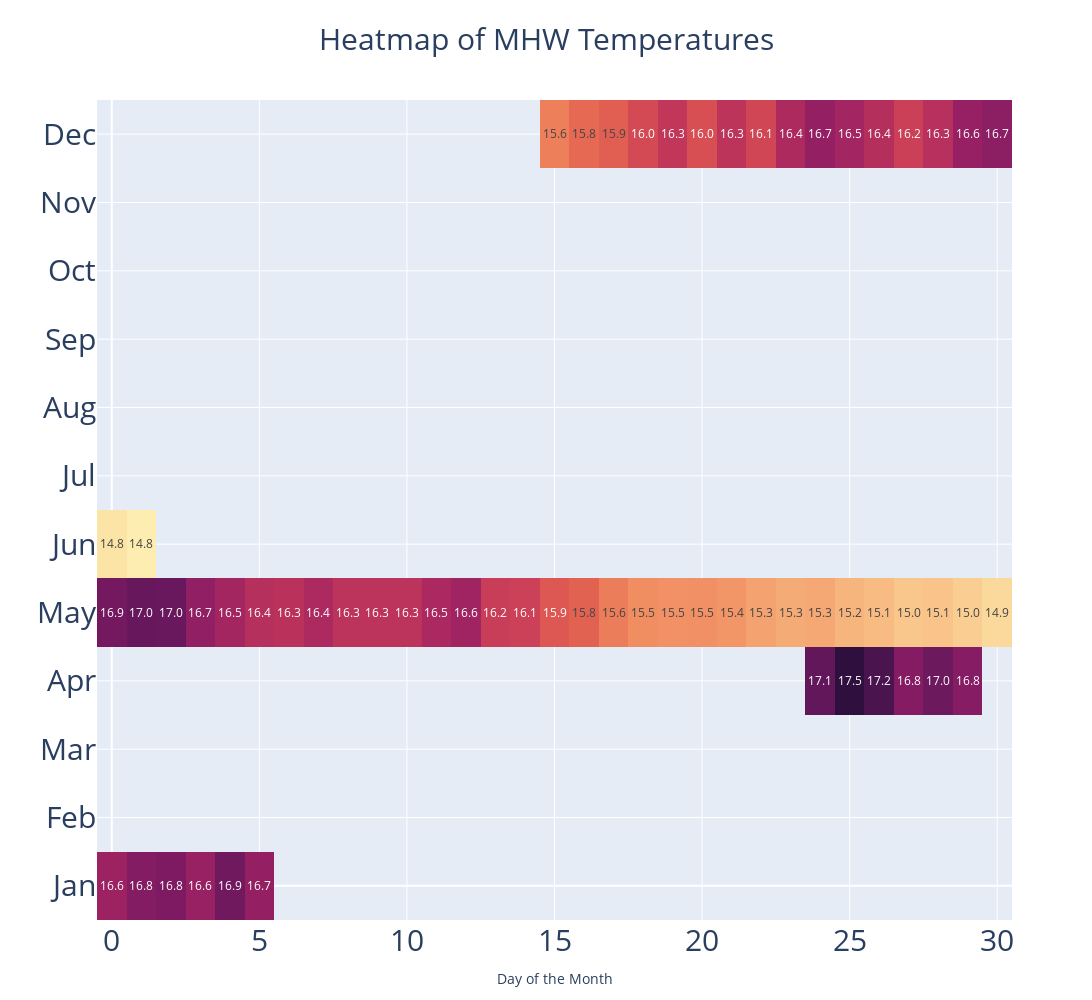

Notebook source saved alongside this figure:
### Code cell
# Step 1: Convert the cmocean colormap to a Plotly-compatible colorscale
cmocean_colors = cmocean.cm.matter(np.linspace(0, 1, 256))
plotly_colorscale = [
    [i / (len(cmocean_colors) - 1), f'rgb({int(r * 255)}, {int(g * 255)}, {int(b * 255)})']
    for i, (r, g, b, a) in enumerate(cmocean_colors)
]

# Step 2: Prepare the heatmap data
heatmap_data = np.round(temp_dataframe, 2)

# Create a text array with annotations only for non-null values
text_data = np.where(np.isnan(heatmap_data), '', np.round(heatmap_data, 1).astype(str))

# Step 3: Create the Plotly heatmap
fig = go.Figure(data=go.Heatmap(
    z=heatmap_data,
    colorscale=plotly_colorscale,  # Use the converted colormap
    zmin=np.nanmin(heatmap_data),  # Adjust to avoid issues with NaNs
    zmax=np.nanmax(heatmap_data),
    text=text_data,  # Display text only where there is data
    texttemplate='%{text:.1f}',
    textfont=dict(size=12),
    showscale=False,  # Show the colorbar
    colorbar=dict(title='Temperature (°C)', tickvals=np.linspace(np.nanmin(heatmap_data), np.nanmax(heatmap_data), 5))
))

# Step 4: Update layout for axis titles, tick labels, and figure dimensions
fig.update_layout(
    width=1200,  # Set the width of the figure
    height=1000,  # Set the height of the figure
    xaxis=dict(
        tickfont=dict(size=30),
        title='Day of the Month',  # Adjust as needed
        tickangle=0
    ),
    yaxis=dict(
        tickfont=dict(size=30),
        title='',  # No y-axis title as per your Seaborn plot
        tickvals=np.arange(12),  # Assuming y-axis is months
        ticktext=['Jan', 'Feb', 'Mar', 'Apr', 'May', 'Jun', 'Jul', 'Aug', 'Sep', 'Oct', 'Nov', 'Dec']
    ),
    title='Heatmap of MHW Temperatures',  # Adjust title as needed
    title_x=0.5,
    title_font=dict(size=30)
)

# Step 5: Show the figure
fig.show()

# Define the directory where you want to save the HTML file
save_directory = '/g/data/v45/ns3783/ohw24_proj_MessageMeWhenItsHot_the_MHW_Vis-Report_app_au/Figures/'
# Ensure the directory exists
os.makedirs(save_directory, exist_ok=True)

# Define the file path
file_path = os.path.join(save_directory, 'MHW_temp_individual_HEATMAP_1_depth.json')

# Save the Plotly figure as an HTML file
pio.write_json(fig, file=file_path)

### Figure 1 — Plotly figure (JSON) as saved in the notebook; plotly's stock layout.template omitted (floating-point values rounded to 4 significant figures; data arrays with more than 128 entries replaced by an {"elided": "..."} marker saying what was removed)
{"data": [{"colorbar": {"tickvals": [14.75, 15.43, 16.12, 16.8, 17.48], "title": {"text": "Temperature (°C)"}}, "colorscale": {"elided": "256x2 mixed values"}, "showscale": false, "text": {"elided": "12x31 str values"}, "textfont": {"size": 12}, "texttemplate": "%{text:.1f}", "type": "heatmap", "z": {"elided": "12x31 float values"}, "zmax": 17.48, "zmin": 14.75}], "layout": {"height": 1000, "title": {"font": {"size": 30}, "text": "Heatmap of MHW Temperatures", "x": 0.5}, "width": 1200, "xaxis": {"autorange": true, "range": [-0.5, 30.5], "tickangle": 0, "tickfont": {"size": 30}, "title": {"text": "Day of the Month"}}, "yaxis": {"autorange": true, "range": [-0.5, 11.5], "tickfont": {"size": 30}, "ticktext": ["Jan", "Feb", "Mar", "Apr", "May", "Jun", "Jul", "Aug", "Sep", "Oct", "Nov", "Dec"], "tickvals": [0, 1, 2, 3, 4, 5, 6, 7, 8, 9, 10, 11], "title": {"text": ""}}}}
